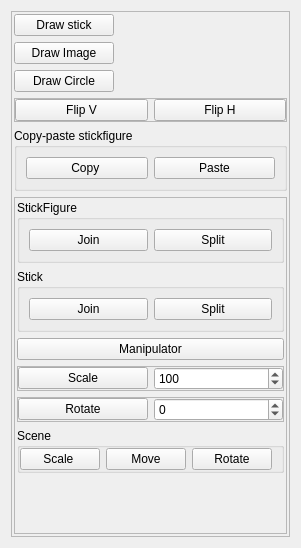
                  <widget class="QWidget" name="drawingTab">
                   <attribute name="title">
                    <string>Tools</string>
                   </attribute>
                   <layout class="QHBoxLayout" name="horizontalLayout">
                    <item>
                     <widget class="QFrame" name="frame">
                      <property name="frameShape">
                       <enum>QFrame::StyledPanel</enum>
                      </property>
                      <property name="frameShadow">
                       <enum>QFrame::Raised</enum>
                      </property>
                      <layout class="QVBoxLayout" name="verticalLayout_6">
                       <property name="leftMargin">
                        <number>2</number>
                       </property>
                       <property name="topMargin">
                        <number>2</number>
                       </property>
                       <property name="rightMargin">
                        <number>2</number>
                       </property>
                       <property name="bottomMargin">
                        <number>2</number>
                       </property>
                       <item>
                        <widget class="QPushButton" name="drawBtn">
                         <property name="maximumSize">
                          <size>
                           <width>100</width>
                           <height>16777215</height>
                          </size>
                         </property>
                         <property name="text">
                          <string>Draw stick</string>
                         </property>
                        </widget>
                       </item>
                       <item>
                        <widget class="QPushButton" name="drawImageBtn">
                         <property name="sizePolicy">
                          <sizepolicy hsizetype="Preferred" vsizetype="Fixed">
                           <horstretch>0</horstretch>
                           <verstretch>0</verstretch>
                          </sizepolicy>
                         </property>
                         <property name="maximumSize">
                          <size>
                           <width>100</width>
                           <height>16777215</height>
                          </size>
                         </property>
                         <property name="text">
                          <string>Draw Image</string>
                         </property>
                        </widget>
                       </item>
                       <item>
                        <widget class="QPushButton" name="drawCircleBtn">
                         <property name="maximumSize">
                          <size>
                           <width>100</width>
                           <height>16777215</height>
                          </size>
                         </property>
                         <property name="text">
                          <string>Draw Circle</string>
                         </property>
                        </widget>
                       </item>
                       <item>
                        <widget class="QFrame" name="frame_26">
                         <property name="frameShape">
                          <enum>QFrame::StyledPanel</enum>
                         </property>
                         <property name="frameShadow">
                          <enum>QFrame::Raised</enum>
                         </property>
                         <layout class="QHBoxLayout" name="horizontalLayout_29">
                          <property name="leftMargin">
                           <number>0</number>
                          </property>
                          <property name="topMargin">
                           <number>0</number>
                          </property>
                          <property name="rightMargin">
                           <number>0</number>
                          </property>
                          <property name="bottomMargin">
                           <number>0</number>
                          </property>
                          <item>
                           <widget class="QPushButton" name="verticalFlipBtn">
                            <property name="text">
                             <string>Flip V</string>
                            </property>
                           </widget>
                          </item>
                          <item>
                           <widget class="QPushButton" name="HorizontalFlipBtn">
                            <property name="text">
                             <string>Flip H</string>
                            </property>
                           </widget>
                          </item>
                         </layout>
                        </widget>
                       </item>
                       <item>
                        <widget class="QGroupBox" name="groupBox_10">
                         <property name="title">
                          <string>Copy-paste stickfigure</string>
                         </property>
                         <layout class="QHBoxLayout" name="horizontalLayout_12">
                          <item>
                           <widget class="QPushButton" name="copyStickFigureBtn">
                            <property name="text">
                             <string>Copy </string>
                            </property>
                           </widget>
                          </item>
                          <item>
                           <widget class="QPushButton" name="pasteStickFigureBtn">
                            <property name="text">
                             <string>Paste</string>
                            </property>
                           </widget>
                          </item>
                         </layout>
                        </widget>
                       </item>
                       <item>
                        <widget class="QFrame" name="frame_4">
                         <property name="frameShape">
                          <enum>QFrame::StyledPanel</enum>
                         </property>
                         <property name="frameShadow">
                          <enum>QFrame::Raised</enum>
                         </property>
                         <layout class="QVBoxLayout" name="verticalLayout_17">
                          <property name="leftMargin">
                           <number>2</number>
                          </property>
                          <property name="topMargin">
                           <number>2</number>
                          </property>
                          <property name="rightMargin">
                           <number>2</number>
                          </property>
                          <property name="bottomMargin">
                           <number>20</number>
                          </property>
                          <item>
                           <widget class="QGroupBox" name="groupBox_11">
                            <property name="title">
                             <string>StickFigure</string>
                            </property>
                            <layout class="QHBoxLayout" name="horizontalLayout_32">
                             <item>
                              <widget class="QPushButton" name="joinBtn">
                               <property name="text">
                                <string>Join</string>
                               </property>
                              </widget>
                             </item>
                             <item>
                              <widget class="QPushButton" name="splitBtn">
                               <property name="text">
                                <string>Split</string>
                               </property>
                              </widget>
                             </item>
                            </layout>
                           </widget>
                          </item>
                          <item>
                           <widget class="QGroupBox" name="groupBox_12">
                            <property name="title">
                             <string>Stick</string>
                            </property>
                            <layout class="QHBoxLayout" name="horizontalLayout_33">
                             <item>
                              <widget class="QPushButton" name="joinStick">
                               <property name="text">
                                <string>Join</string>
                               </property>
                              </widget>
                             </item>
                             <item>
                              <widget class="QPushButton" name="splitStick">
                               <property name="text">
                                <string>Split</string>
                               </property>
                              </widget>
                             </item>
                            </layout>
                           </widget>
                          </item>
                          <item>
                           <widget class="QPushButton" name="manipulateBtn">
                            <property name="text">
                             <string>Manipulator</string>
                            </property>
                           </widget>
                          </item>
                          <item>
                           <widget class="QFrame" name="frame_24">
                            <property name="frameShape">
                             <enum>QFrame::StyledPanel</enum>
                            </property>
                            <property name="frameShadow">
                             <enum>QFrame::Raised</enum>
                            </property>
                            <layout class="QHBoxLayout" name="horizontalLayout_2">
                             <property name="leftMargin">
                              <number>0</number>
                             </property>
                             <property name="topMargin">
                              <number>0</number>
                             </property>
                             <property name="rightMargin">
                              <number>0</number>
                             </property>
                             <property name="bottomMargin">
                              <number>0</number>
                             </property>
                             <item>
                              <widget class="QPushButton" name="scaleStickFigureBtn">
                               <property name="text">
                                <string>Scale</string>
                               </property>
                              </widget>
                             </item>
                             <item>
                              <widget class="QSpinBox" name="stickFigureScaleSpinbox">
                               <property name="minimum">
                                <number>1</number>
                               </property>
                               <property name="maximum">
                                <number>100000</number>
                               </property>
                               <property name="value">
                                <number>100</number>
                               </property>
                              </widget>
                             </item>
                            </layout>
                           </widget>
                          </item>
                          <item>
                           <widget class="QFrame" name="frame_25">
                            <property name="frameShape">
                             <enum>QFrame::StyledPanel</enum>
                            </property>
                            <property name="frameShadow">
                             <enum>QFrame::Raised</enum>
                            </property>
                            <layout class="QHBoxLayout" name="horizontalLayout_26">
                             <property name="leftMargin">
                              <number>0</number>
                             </property>
                             <property name="topMargin">
                              <number>0</number>
                             </property>
                             <property name="rightMargin">
                              <number>0</number>
                             </property>
                             <property name="bottomMargin">
                              <number>0</number>
                             </property>
                             <item>
                              <widget class="QPushButton" name="rotateStickFigureBtn">
                               <property name="text">
                                <string>Rotate</string>
                               </property>
                              </widget>
                             </item>
                             <item>
                              <widget class="QSpinBox" name="stickFigureRotationSpinbox">
                               <property name="minimum">
                                <number>-360</number>
                               </property>
                               <property name="maximum">
                                <number>360</number>
                               </property>
                              </widget>
                             </item>
                            </layout>
                           </widget>
                          </item>
                          <item>
                           <widget class="QGroupBox" name="groupBox_8">
                            <property name="title">
                             <string>Scene</string>
                            </property>
                            <layout class="QHBoxLayout" name="horizontalLayout_27">
                             <property name="leftMargin">
                              <number>0</number>
                             </property>
                             <property name="topMargin">
                              <number>0</number>
                             </property>
                             <property name="bottomMargin">
                              <number>0</number>
                             </property>
                             <item>
                              <widget class="QPushButton" name="scaleSceneBtn">
                               <property name="text">
                                <string>Scale </string>
                               </property>
                              </widget>
                             </item>
                             <item>
                              <widget class="QPushButton" name="moveSceneBtn">
                               <property name="text">
                                <string>Move</string>
                               </property>
                              </widget>
                             </item>
                             <item>
                              <widget class="QPushButton" name="rotateSceneBtn">
                               <property name="text">
                                <string>Rotate</string>
                               </property>
                              </widget>
                             </item>
                            </layout>
                           </widget>
                          </item>
                          <item>
                           <spacer name="verticalSpacer_3">
                            <property name="orientation">
                             <enum>Qt::Vertical</enum>
                            </property>
                            <property name="sizeHint" stdset="0">
                             <size>
                              <width>20</width>
                              <height>40</height>
                             </size>
                            </property>
                           </spacer>
                          </item>
                         </layout>
                        </widget>
                       </item>
                      </layout>
                     </widget>
                    </item>
                   </layout>
                  </widget>
